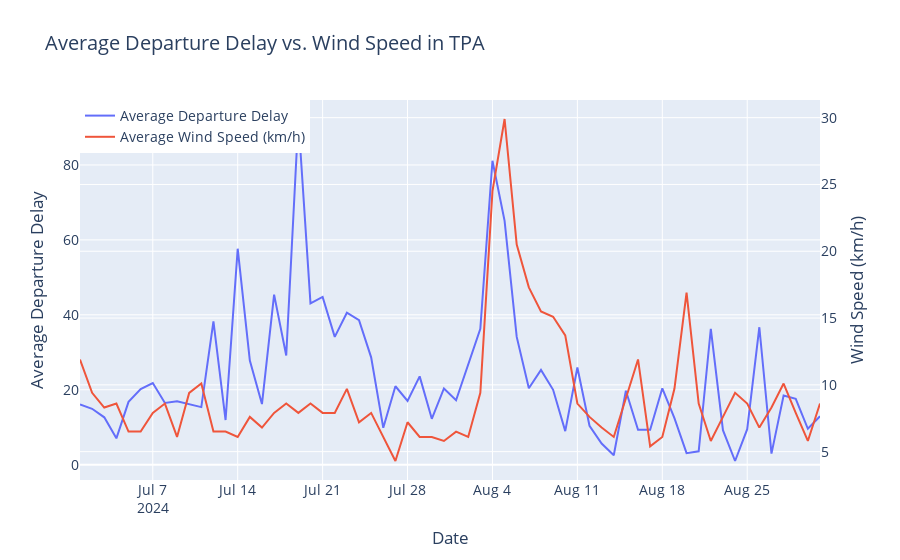

Notebook cell for this chart:
### Code cell
x_tpa = flights_TPA_dep['flight_date']
y_tpa = flights_TPA_dep['avg_dep_delay']
y_wind = flights_TPA_dep['avg_wind_speed_kmh']

fig = go.Figure()

fig.add_trace(go.Scatter(
    x=x_tpa, y=y_tpa,
    mode='lines',
    name='Average Departure Delay (mins)',
    yaxis='y1'  # Assign to first y-axis
))

fig.add_trace(go.Scatter(
    x=x_tpa, y=y_wind,
    mode='lines',
    name='Average Wind Speed (km/h)',
    yaxis='y2'  # Assign to second y-axis
))

fig.update_layout(
    title="Average Departure Delay vs. Wind Speed in TPA",
    xaxis_title="Date",
    yaxis=dict(
        title="Average Departure Delay",
    ),
    yaxis2=dict(
        title="Wind Speed (km/h)",
        overlaying='y',  # Makes it share the same x-axis
        side='right'
    ),
    legend=dict(x=0, y=1),  # Position legend
    font=dict(size=14)  # Sets overall font size
)

fig.show()

### Figure 1 — Plotly figure (JSON) as saved in the notebook; plotly's stock layout.template omitted (floating-point values rounded to 4 significant figures)
{"data": [{"mode": "lines", "name": "Average Departure Delay", "type": "scatter", "x": ["2024-07-01", "2024-07-02", "2024-07-03", "2024-07-04", "2024-07-05", "2024-07-06", "2024-07-07", "2024-07-08", "2024-07-09", "2024-07-10", "2024-07-11", "2024-07-12", "2024-07-13", "2024-07-14", "2024-07-15", "2024-07-16", "2024-07-17", "2024-07-18", "2024-07-19", "2024-07-20", "2024-07-21", "2024-07-22", "2024-07-23", "2024-07-24", "2024-07-25", "2024-07-26", "2024-07-27", "2024-07-28", "2024-07-29", "2024-07-30", "2024-07-31", "2024-08-01", "2024-08-02", "2024-08-03", "2024-08-04", "2024-08-05", "2024-08-06", "2024-08-07", "2024-08-08", "2024-08-09", "2024-08-10", "2024-08-11", "2024-08-12", "2024-08-13", "2024-08-14", "2024-08-15", "2024-08-16", "2024-08-17", "2024-08-18", "2024-08-19", "2024-08-20", "2024-08-21", "2024-08-22", "2024-08-23", "2024-08-24", "2024-08-25", "2024-08-26", "2024-08-27", "2024-08-28", "2024-08-29", "2024-08-30", "2024-08-31"], "y": [16.06, 14.92, 12.65, 7.03, 16.78, 20.2, 21.78, 16.47, 16.91, 16.11, 15.37, 38.25, 11.93, 57.64, 27.81, 16.18, 45.4, 29.16, 92.26, 43.08, 44.77, 34.11, 40.56, 38.56, 28.65, 9.85, 20.94, 17.05, 23.57, 12.25, 20.35, 17.19, 26.64, 36.27, 81.12, 65.08, 34.1, 20.42, 25.3, 19.98, 8.96, 25.95, 10.38, 5.66, 2.53, 19.73, 9.32, 9.34, 20.38, 12.42, 3.08, 3.59, 36.28, 9.22, 0.99, 9.48, 36.69, 2.96, 18.45, 17.59, 9.59, 12.92], "yaxis": "y"}, {"mode": "lines", "name": "Average Wind Speed (km/h)", "type": "scatter", "x": ["2024-07-01", "2024-07-02", "2024-07-03", "2024-07-04", "2024-07-05", "2024-07-06", "2024-07-07", "2024-07-08", "2024-07-09", "2024-07-10", "2024-07-11", "2024-07-12", "2024-07-13", "2024-07-14", "2024-07-15", "2024-07-16", "2024-07-17", "2024-07-18", "2024-07-19", "2024-07-20", "2024-07-21", "2024-07-22", "2024-07-23", "2024-07-24", "2024-07-25", "2024-07-26", "2024-07-27", "2024-07-28", "2024-07-29", "2024-07-30", "2024-07-31", "2024-08-01", "2024-08-02", "2024-08-03", "2024-08-04", "2024-08-05", "2024-08-06", "2024-08-07", "2024-08-08", "2024-08-09", "2024-08-10", "2024-08-11", "2024-08-12", "2024-08-13", "2024-08-14", "2024-08-15", "2024-08-16", "2024-08-17", "2024-08-18", "2024-08-19", "2024-08-20", "2024-08-21", "2024-08-22", "2024-08-23", "2024-08-24", "2024-08-25", "2024-08-26", "2024-08-27", "2024-08-28", "2024-08-29", "2024-08-30", "2024-08-31"], "y": [11.9, 9.4, 8.3, 8.6, 6.5, 6.5, 7.9, 8.6, 6.1, 9.4, 10.1, 6.5, 6.5, 6.1, 7.6, 6.8, 7.9, 8.6, 7.9, 8.6, 7.9, 7.9, 9.7, 7.2, 7.9, 6.1, 4.3, 7.2, 6.1, 6.1, 5.8, 6.5, 6.1, 9.4, 24.5, 29.9, 20.5, 17.3, 15.5, 15.1, 13.7, 8.6, 7.6, 6.8, 6.1, 9.0, 11.9, 5.4, 6.1, 9.7, 16.9, 8.6, 5.8, 7.6, 9.4, 8.6, 6.8, 8.3, 10.1, 7.9, 5.8, 8.6], "yaxis": "y2"}], "layout": {"font": {"size": 14}, "legend": {"x": 0, "y": 1}, "title": {"text": "Average Departure Delay vs. Wind Speed in TPA"}, "xaxis": {"title": {"text": "Date"}}, "yaxis": {"title": {"text": "Average Departure Delay"}}, "yaxis2": {"overlaying": "y", "side": "right", "title": {"text": "Wind Speed (km/h)"}}}}
